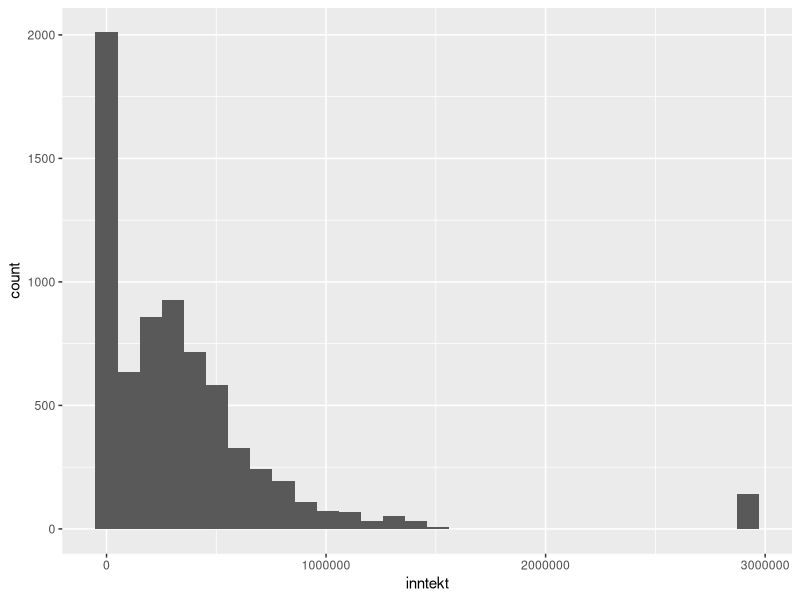
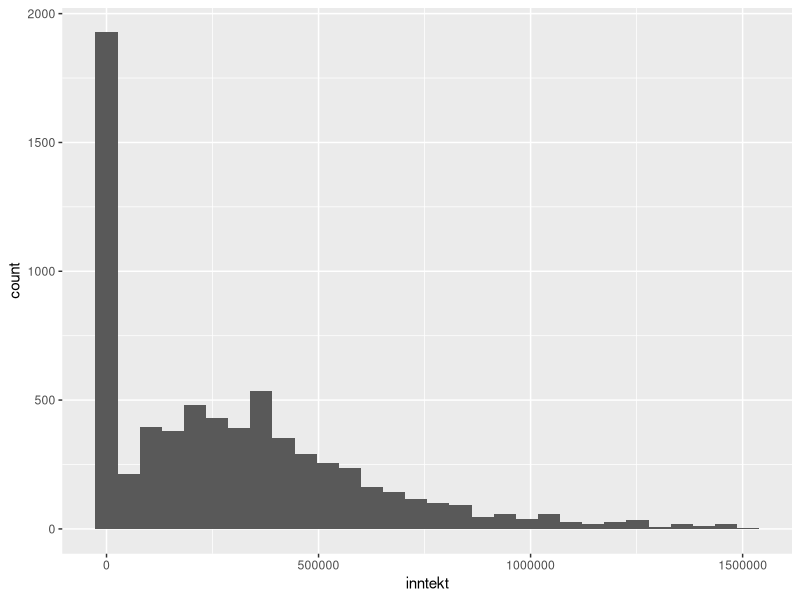
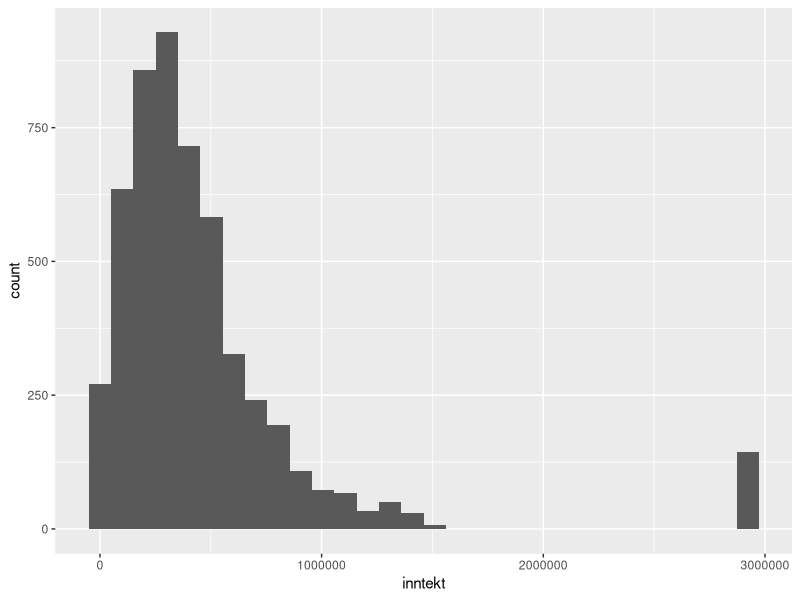
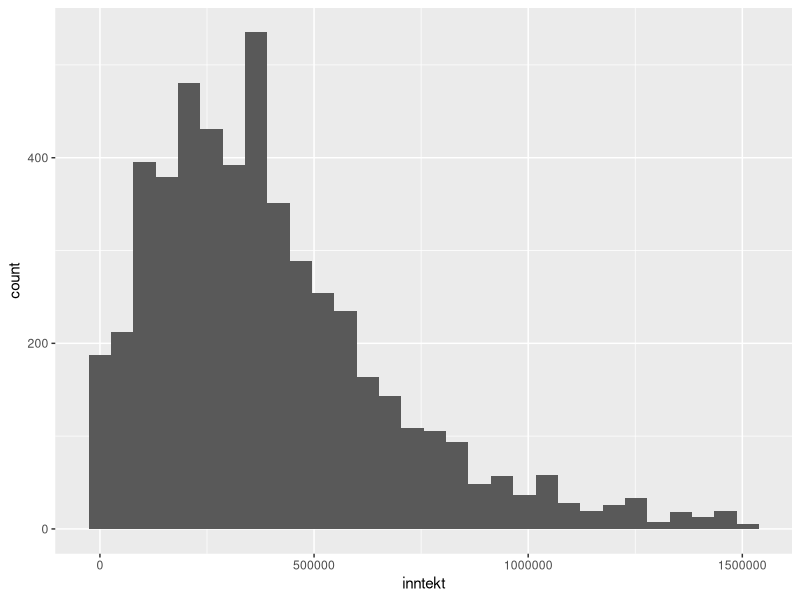

R code for these plots, in order:
## ---- chunk 1
knitr::opts_chunk$set(echo = TRUE)
library(modelr)
library(ggplot2)
library(knitr)
library(dplyr)
options(scipen = 999)
## ---- chunk 2
# Vi selekterer ut dataene for heights fra pakken modelr, og angir deretter benevnelsen "hoyde"

data('heights', package = 'modelr')
hoyde <- heights

# Vi rydder videre opp i benevnelsene ved å slik at de blir enklere å jobbe med. Vi oversetter dem til norsk, samt omgjør måleenhetene til metriske.

hoyde$inntekt <- hoyde$income*8.5
hoyde$height_cm <- hoyde$height*2.54
kable(summary(hoyde[,9:10]))
# Til slutt kan vi oppsummere de interessante variablene i metrisk form, samt oversatt.
## ---- chunk 3
# Her har vi laget et histogram av variablene income (også kalt inntekt)
ggplot(data = hoyde,
       aes(x = inntekt)) + 
  geom_histogram()
## ---- chunk 4
(lm(inntekt ~ height_cm, data = hoyde)) %>%
  summary()
## ---- chunk 5
# Nå filtrerer vi ut de observasjonene med inntekt lavere enn 1,6MNOK. Vi ser da under "Environment" at vi sitter igjen med 6863 observasjoner i datasettet "hoyde_max_inntekt".

hoyde_max_inntekt <- hoyde %>%
  filter(inntekt < 1600000)

# For illustrajonshensikter, kan vi også se hvordan dette histogrammet har endret seg i forhold til det forrige.

ggplot(data = hoyde_max_inntekt,
       aes(x = inntekt)) + 
  geom_histogram()
## ---- chunk 6
(lm(inntekt ~ height_cm, data = hoyde_max_inntekt)) %>%
  summary()
## ---- chunk 7
# Nå filtrerer vi ut de observasjonene med inntekt høyere enn 0. Vi ser da under "Environment" at vi sitter igjen med 6863 observasjoner i datasettet "hoyde_max_inntekt".

hoyde_min_inntekt <- hoyde %>%
  filter(inntekt > 0)

# For illustrajonshensikter, kan vi også se hvordan dette histogrammet har endret seg i forhold til det forrige.

ggplot(data = hoyde_min_inntekt,
       aes(x = inntekt)) + 
  geom_histogram()
## ---- chunk 8
(lm(inntekt ~ height_cm, data = hoyde_min_inntekt)) %>%
  summary()
## ---- chunk 9
# Tar her å ser på når vi tar vekk både 0 inntekt og topp 2% i samme modell i stedenfor hver for seg som tidligere. Gjør dette for å illustrere forskjellen mellom disse modellene.

hoyde_min_og_max_inntekt <- hoyde %>%
  filter(inntekt < 1600000) %>% 
  filter(inntekt > 0)

# Fremstiller dette i ggplott for å illustrere forskjellen mellom modellene ovenfor grafisk.

ggplot(data = hoyde_min_og_max_inntekt,
       aes(x = inntekt)) + 
  geom_histogram()
## ---- chunk 10
(lm(inntekt ~ height_cm, data = hoyde_min_og_max_inntekt)) %>%
  summary()
## ---- chunk 11
hoyde <- hoyde %>% 
  mutate(
    height_cm = 2.54 * height,
    weight_kg = weight * 0.45,
    bmi = (weight / (height_cm / 100)^2),
    married = factor(
      case_when(
      # note, summary showed no NA for marital
        marital =='married'~ TRUE,
        # all other categories FALSE
        TRUE ~ FALSE)
  )
)
## ---- chunk 12
hoyde_filtrert <- hoyde_min_og_max_inntekt %>% 
  mutate(
    height_cm = 2.54 * height,
    weight_kg = weight * 0.45,
    bmi = (weight / (height_cm / 100)^2),
    married = factor(
      case_when(
      # note, summary showed no NA for marital
        marital =='married'~ TRUE,
        # all other categories FALSE
        TRUE ~ FALSE)
    )
  )
